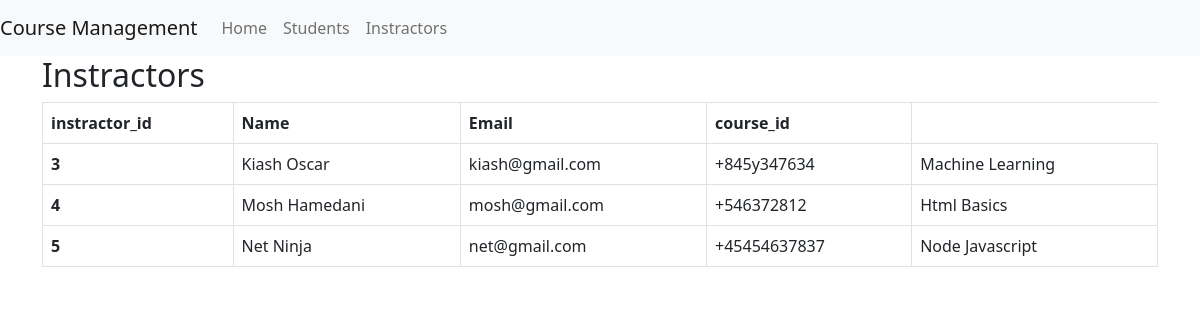
The page /instractor/ on the database its author committed.
### course/models.py (models this page shows, shortened)
class Instractor(models.Model):
    instractor_id=models.AutoField(primary_key=True)
    name=models.CharField(max_length=100)
    email=models.EmailField(max_length=100)
    course_id=models.ForeignKey('Course',on_delete=models.CASCADE)
    phone=models.CharField(max_length=100)
    course_title=models.CharField(max_length=100)
    class Meta:
        verbose_name_plural='Instractor'
        db_table='instractor'

class Course(models.Model):
    course_id=models.AutoField(primary_key=True)
    course_title=models.CharField(max_length=100)
    instractor_name=models.CharField(max_length=100)
    capacity=models.IntegerField(default=30)
    open_seats=models.IntegerField(default=30)
    class Meta:
        verbose_name_plural='Course'
        db_table='course'
    def __str__(self):
        return self.course_title

### course/views.py (the view)
# urls.py: path('instractor/',InstratorView,name='instractor')
def InstratorView(request):
    instractors=Instractor.objects.all()
    context={
        'instractors':instractors
    }
    return render(request,'instractor.html',context)

### templates/instractor.html (shortened to what this page needs)
{% extends "base.html" %}
{% block content %}
<div class="container">
    <div class="row">
      <div class="col-12">
        <h2>Instractors</h2>
        <table class="table table-bordered">
          <thead>
            <tr>
              <th scope="col">instractor_id</th>
              <th scope="col">Name</th>
              <th scope="col">Email</th>
              <th scope="col">course_id</th>
            </tr>
          </thead>
          <tbody>
            {% for int in instractors %}
            <tr>
              <th scope="row">{{ int.instractor_id }}</th>
              <td>{{int.name}}</td>
              <td>{{int.email}}</td>
              <td>{{int.phone}}</td>
                <td>{{int.course_id}}</td>
            </tr>
            {% endfor %}
          </tbody>
        </table>
      </div>
    </div>
  </div>
{% endblock %}

### rows shown on the page
Instractor: instractor_id "3", name "Kiash Oscar", email "kiash@gmail.com", phone "+845y347634", course_id "Machine Learning"
Instractor: instractor_id "4", name "Mosh Hamedani", email "mosh@gmail.com", phone "+546372812", course_id "Html Basics"
Instractor: instractor_id "5", name "Net Ninja", email "net@gmail.com", phone "+45454637837", course_id "Node Javascript"
